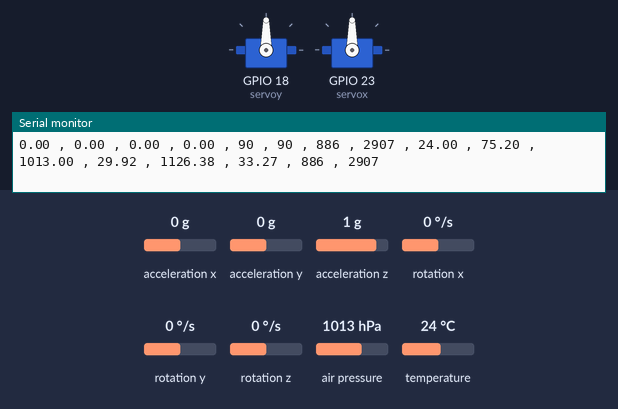
This sketch was run on a simulated ESP32. On the bench: 2 × servo, the last lines printed to the serial monitor. Inputs (shaded band) come from the test bench; at power-on: acceleration x 0 g, acceleration y 0 g, acceleration z 1 g, rotation x 0 °/s, rotation y 0 °/s, rotation z 0 °/s, air pressure 1013 hPa, temperature 24 °C.

Above: at 1.3 s.
1.4 s: acceleration x set to -1.4 g
At 1.9 s:
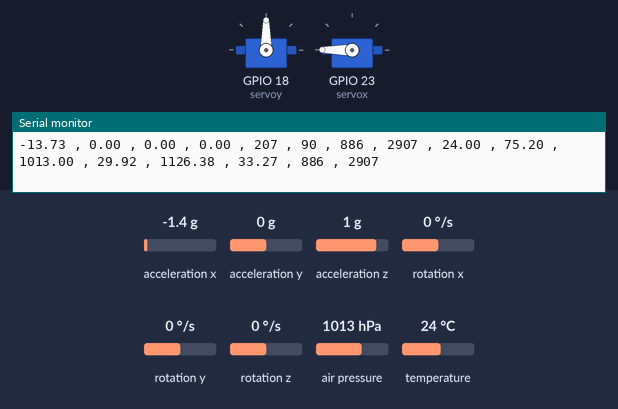
2.9 s: acceleration y set to -1.4 g
At 4.1 s:
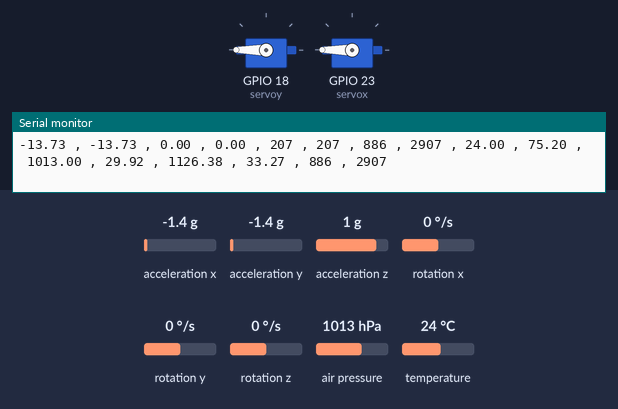
4.4 s: acceleration x set to -0.8 g
At 5.4 s:
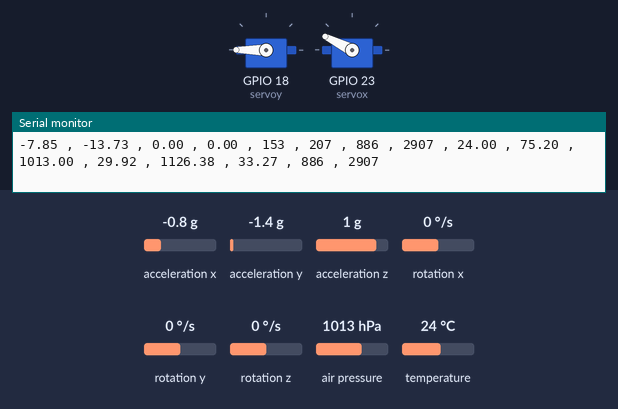
5.9 s: acceleration y set to -0.8 g
At 6.6 s:
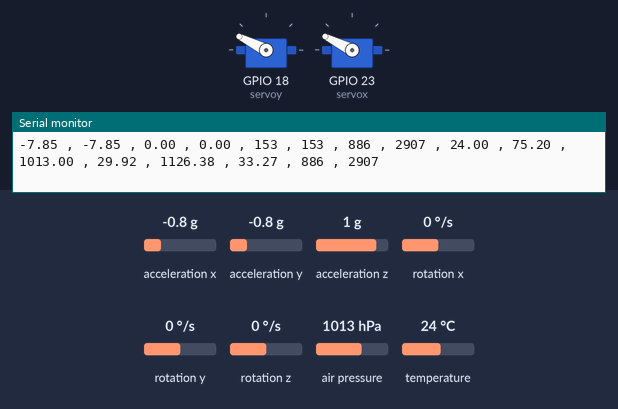
7.4 s: acceleration x set to 0 g
At 7.8 s:
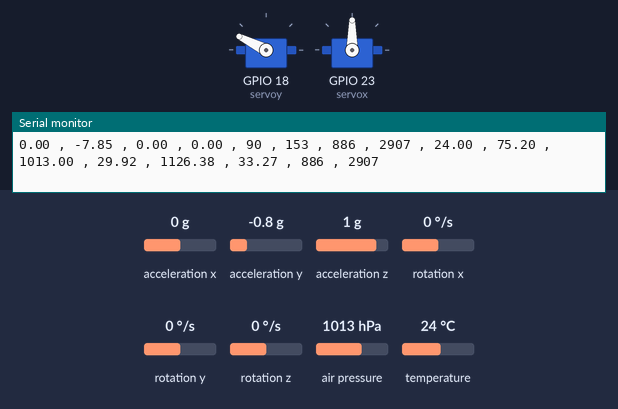
8.9 s: acceleration y set to 0.8 g
At 10.1 s:
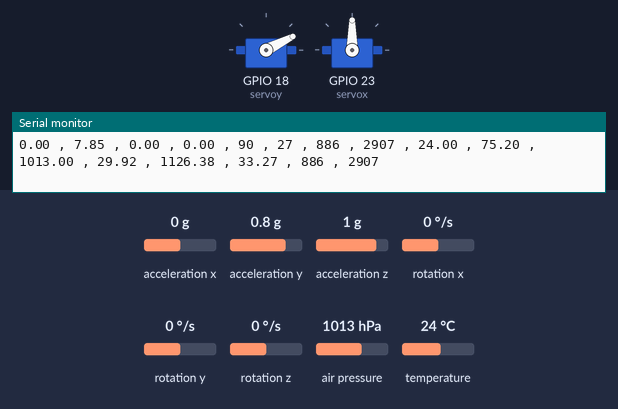
Timing chart, 0 to 11.4 s (numbered marks = the images above; inputs shaded):
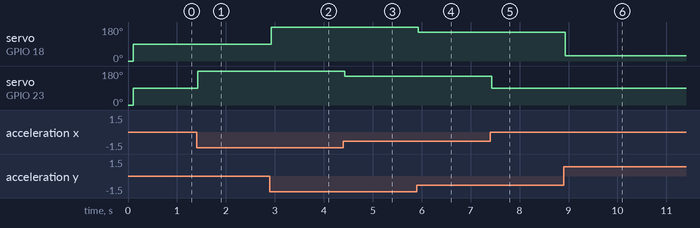

Measured:
- after the input at 1.4 s, servo on GPIO 23 (servox): 90° → 180° at once
- after the input at 2.9 s, servo on GPIO 18 (servoy): 90° → 180° at once
- after the input at 4.4 s, servo on GPIO 23 (servox): 180° → 153° at once
- after the input at 5.9 s, servo on GPIO 18 (servoy): 180° → 153° at once
- after the input at 7.4 s, servo on GPIO 23 (servox): 153° → 90° at once
- after the input at 8.9 s, servo on GPIO 18 (servoy): 153° → 27° at once

The sketch:

Final.ino
```cpp
#include <Adafruit_MPU6050.h>
#include <Adafruit_Sensor.h>
#include <TinyGPSPlus.h>
#include <Wire.h>
#include <ESP32Servo.h>
#include <SFE_BMP180.h>
const char *gpsStream =
  "$GPRMC,045103.000,A,3014.1984,N,09749.2872,W,0.67,161.46,030913,,,A*7C\r\n"
  "$GPGGA,045104.000,3014.1985,N,09749.2873,W,1,09,1.2,211.6,M,-22.5,M,,0000*62\r\n"
  "$GPRMC,045200.000,A,3014.3820,N,09748.9514,W,36.88,65.02,030913,,,A*77\r\n"
  "$GPGGA,045201.000,3014.3864,N,09748.9411,W,1,10,1.2,200.8,M,-22.5,M,,0000*6C\r\n"
  "$GPRMC,045251.000,A,3014.4275,N,09749.0626,W,0.51,217.94,030913,,,A*7D\r\n"
  "$GPGGA,045252.000,3014.4273,N,09749.0628,W,1,09,1.3,206.9,M,-22.5,M,,0000*6F\r\n";

SFE_BMP180 pressure;
TinyGPSPlus gps;
#define ALTITUDE 886.0
Servo servox,servoy;
Adafruit_MPU6050 mpu;
void setup(void) {

//The serial monitor is begin
  Serial.begin(115200);

// This code sets the servo motor PIN
  servoy.attach(18);
  servox.attach(23);

//The wire library is begin
  Wire.begin();

//The MPU6050 sensor is begin
  mpu.begin();

// Servo motor turns to starting position
  servox.write(0);
  servoy.write(0);

//These code lines set the accelerometer and gyroscope ranges
  mpu.setAccelerometerRange(MPU6050_RANGE_8_G);//2_G,4_G,8_G,16_G
  mpu.setGyroRange(MPU6050_RANGE_500_DEG);//250,500,1000,2000
  mpu.setFilterBandwidth(MPU6050_BAND_21_HZ);

  delay(100);
}

void loop() {

// Get new sensor events with the readings
  sensors_event_t a, g, temp;
  mpu.getEvent(&a, &g, &temp);

// Accelerator Y-axis values are put into the variable
  int valuex = a.acceleration.x;
  int valuey= a.acceleration.y;
  int valuez= a.acceleration.z;
  int valuegx = g.gyro.x;
  int valuegy= g.gyro.y;
// This value is converted from 0 to 180
  valuex = map(valuex,  -10, 10, 180, 0);
    valuey = map(valuey,  -10, 10, 180, 0);

//This code line rotate the servo motor using that value
  servox.write(valuex);
  servoy.write(valuey);
// That value is printed on the serial monitor
  //Serial.println("Acceleration of X : Acceleration of Y");
  Serial.print(a.acceleration.x);
  Serial.print(" , ");
  Serial.print(a.acceleration.y);
  Serial.print(" , ");
  //Serial.println("Gyro of X : Gyro of Y");
  Serial.print(g.gyro.x);
  Serial.print(" , ");
  Serial.print(g.gyro.y);
  //Serial.println("Angle X : Angle Y");
  Serial.print(" , ");
  Serial.print(valuex);
  Serial.print(" , ");
  Serial.print(valuey);
  Serial.print(" , ");
  //Above commented because of unnecessary printing
  delay(5);
  bmpSensor();
  delay(5);
  gpsNav();

}
void bmpSensor()
{
  //Wire.begin();//To begin the connection
  if (pressure.begin())
  {
    //Serial.println("BMP180 init success");
  }
  else
  {
    //This is usually a connection problem,
    Serial.println("BMP180 init fail\n\n");
    while(1); // Pause forever.
  }
  char status;
  double T,P,p0,a;
  // We're using a constant called ALTITUDE(Altitude at your specific location) in this sketch:

  //Serial.println();
  //Serial.print("provided altitude: ");
  Serial.print(ALTITUDE,0);
  //Serial.print(" meters, ");
  Serial.print(" , ");
  Serial.print(ALTITUDE*3.28084,0);
  //Serial.println(" feet");
   Serial.print(" , ");

  // If you want to measure altitude, and not pressure, you will instead need
  // to provide a known baseline pressure. This is shown at the end of the sketch.

  // You must first get a temperature measurement to perform a pressure reading.

  // Start a temperature measurement:
  // If request is successful, the number of ms to wait is returned.
  // If request is unsuccessful, 0 is returned.

  status = pressure.startTemperature();
  if (status != 0)
  {
    // Wait for the measurement to complete:
    delay(status);

    // Retrieve the completed temperature measurement:
    // Note that the measurement is stored in the variable T.
    // Function returns 1 if successful, 0 if failure.

    status = pressure.getTemperature(T);
    if (status != 0)
    {
      // Print out the measurement:
      //Serial.print("temperature: ");
      Serial.print(T,2);
      //Serial.print(" deg C, ");
      Serial.print(" , ");
      Serial.print((9.0/5.0)*T+32.0,2);
      //Serial.println(" deg F");
       Serial.print(" , ");
      // Start a pressure measurement:
      // The parameter is the oversampling setting, from 0 to 3 (highest res, longest wait).
      // If request is successful, the number of ms to wait is returned.
      // If request is unsuccessful, 0 is returned.

      status = pressure.startPressure(3);
      if (status != 0)
      {
        // Wait for the measurement to complete:
        delay(status);

        // Retrieve the completed pressure measurement:
        // Note that the measurement is stored in the variable P.
        // Note also that the function requires the previous temperature measurement (T).
        // (If temperature is stable, you can do one temperature measurement for a number of pressure measurements.)
        // Function returns 1 if successful, 0 if failure.

        status = pressure.getPressure(P,T);
        if (status != 0)
        {
          // Print out the measurement:
          //Serial.print("absolute pressure: ");
          Serial.print(P,2);
          //Serial.print(" mb, ");
           Serial.print(" , ");
          Serial.print(P*0.0295333727,2);
          //Serial.println(" inHg");
           Serial.print(" , ");

          // The pressure sensor returns abolute pressure, which varies with altitude.
          // To remove the effects of altitude, use the sealevel function and your current altitude.
          // This number is commonly used in weather reports.
          // Parameters: P = absolute pressure in mb, ALTITUDE = current altitude in m.
          // Result: p0 = sea-level compensated pressure in mb

          p0 = pressure.sealevel(P,ALTITUDE); // we're at 1655 meters (Boulder, CO)
          //Serial.print("relative (sea-level) pressure: ");
          Serial.print(p0,2);
          //Serial.print(" mb, ");
           Serial.print(" , ");
          Serial.print(p0*0.0295333727,2);
           Serial.print(" , ");
          //Serial.println(" inHg");

          // On the other hand, if you want to determine your altitude from the pressure reading,
          // use the altitude function along with a baseline pressure (sea-level or other).
          // Parameters: P = absolute pressure in mb, p0 = baseline pressure in mb.
          // Result: a = altitude in m.

          a = pressure.altitude(P,p0);
          //Serial.print("computed altitude: ");
          Serial.print(a,0);
           Serial.print(" , ");
          //Serial.print(" meters, ");
          Serial.print(a*3.28084,0);
          //Serial.println(" feet");
          Serial.println();
        }
        else Serial.println("error retrieving pressure measurement\n");
      }
      else Serial.println("error starting pressure measurement\n");
    }
    else Serial.println("error retrieving temperature measurement\n");
  }
  else Serial.println("error starting temperature measurement\n");  // Pause for 1 seconds.
 // Wire.endTransmission();
}
void gpsNav()
{
  while (*gpsStream)
    if (gps.encode(*gpsStream++))
      displayInfo();
}
void displayInfo()
{
  Serial.print(F("Location: "));
  if (gps.location.isValid())
  {
    Serial.print(gps.location.lat(), 6);
    Serial.print(F(","));
    Serial.print(gps.location.lng(), 6);
  }
  else
  {
    Serial.print(F("INVALID"));
  }

  Serial.print(F("  Date/Time: "));
  if (gps.date.isValid())
  {
    Serial.print(gps.date.month());
    Serial.print(F("/"));
    Serial.print(gps.date.day());
    Serial.print(F("/"));
    Serial.print(gps.date.year());
  }
  else
  {
    Serial.print(F("INVALID"));
  }

  Serial.print(F(" "));
  if (gps.time.isValid())
  {
    if (gps.time.hour() < 10) Serial.print(F("0"));
    Serial.print(gps.time.hour());
    Serial.print(F(":"));
    if (gps.time.minute() < 10) Serial.print(F("0"));
    Serial.print(gps.time.minute());
    Serial.print(F(":"));
    if (gps.time.second() < 10) Serial.print(F("0"));
    Serial.print(gps.time.second());
    Serial.print(F("."));
    if (gps.time.centisecond() < 10) Serial.print(F("0"));
    Serial.print(gps.time.centisecond());
  }
  else
  {
    Serial.print(F("INVALID"));
  }

  Serial.println();
}
```
